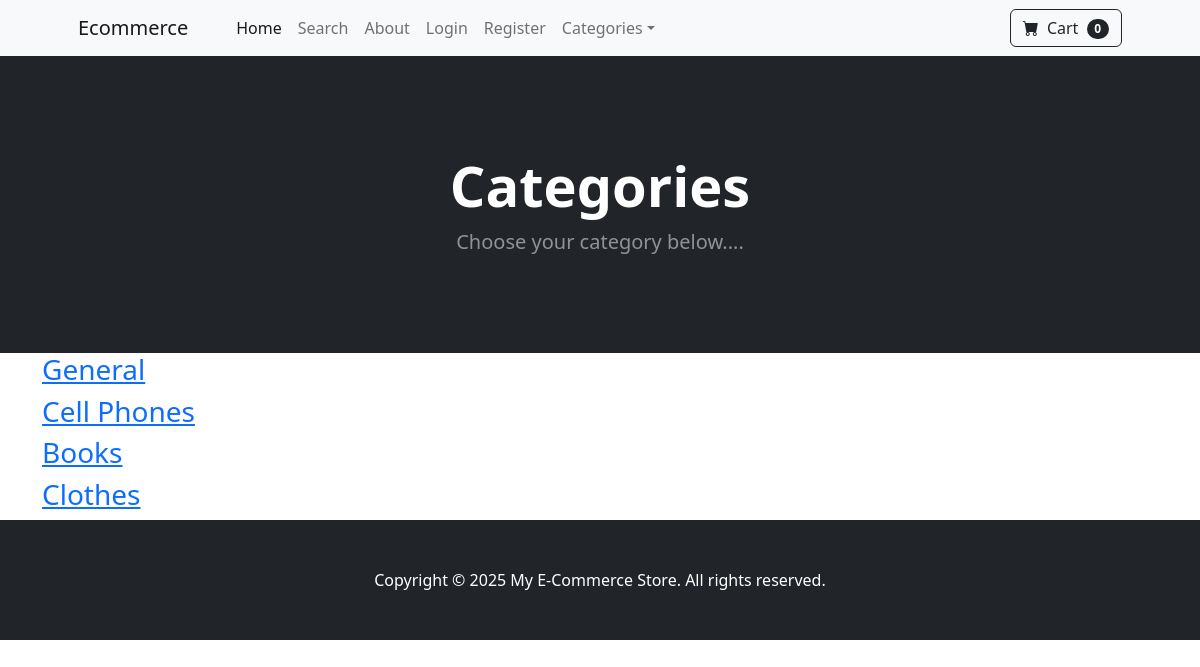
Screenshot of /allCategory/ with the database file from the repository.
### home/models.py (models this page shows)
class Category(models.Model):
    name = models.CharField(max_length=50)
    def __str__(self):
        return self.name
    class Meta:
        verbose_name_plural = 'Categories'

### home/views.py (the view)
# urls.py: path('allCategory/',views.allCategory,name='allCategory'),
def allCategory(request):
    categories = Category.objects.all()
    return render(request,'allCategory.html',{'categories':categories})

### cart/cart.py (called while the page is built)
    def __len__(self):
        return len(self.cart)

### cart/context_processors.py (called while the page is built)
def cart(request):
    return {'cart':Cart(request)}

### home/templates/allCategory.html
{% extends 'base.html' %}
{% block content %}
<header class="bg-dark py-5">
    <div class="container px-4 px-lg-5 my-5">
        <div class="text-center text-white">
            <h1 class="display-4 fw-bolder">Categories</h1>
            <p class="lead fw-normal text-white-50 mb-0">Choose your category below....</p>
        </div>
    </div>
</header>
<div class="container">
    <div class="row">
        <centre>
                <div class="col-8">
                    {% for category in categories %}
                        <h3>
                            <a href="{% url 'category' category %}">
                                {{ category }}
                            </a>
                        </h3>
                    {% endfor %}
                </div>
        </centre>
    </div>
</div>
{% endblock %}

### rows the page displays
Category: name "General"
Category: name "Cell Phones"
Category: name "Books"
Category: name "Clothes"

### other values shown
{{ cart|length }} "0"
